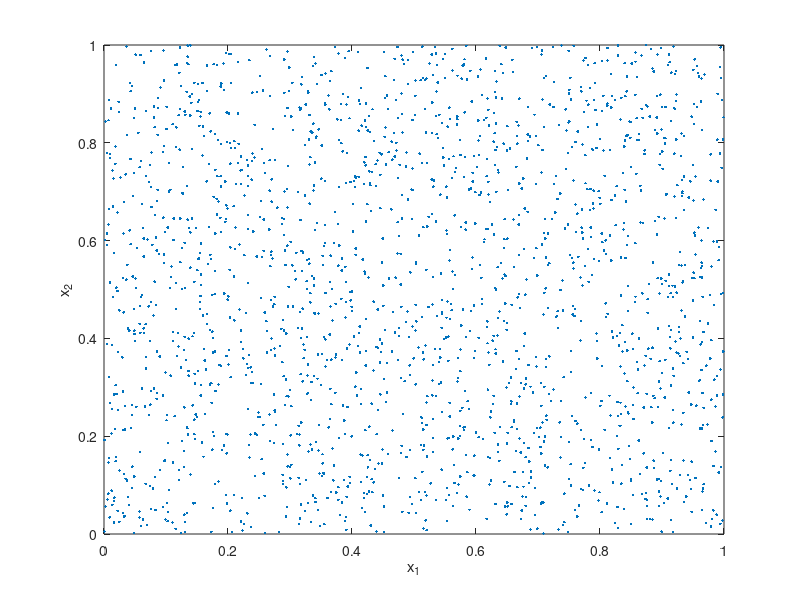
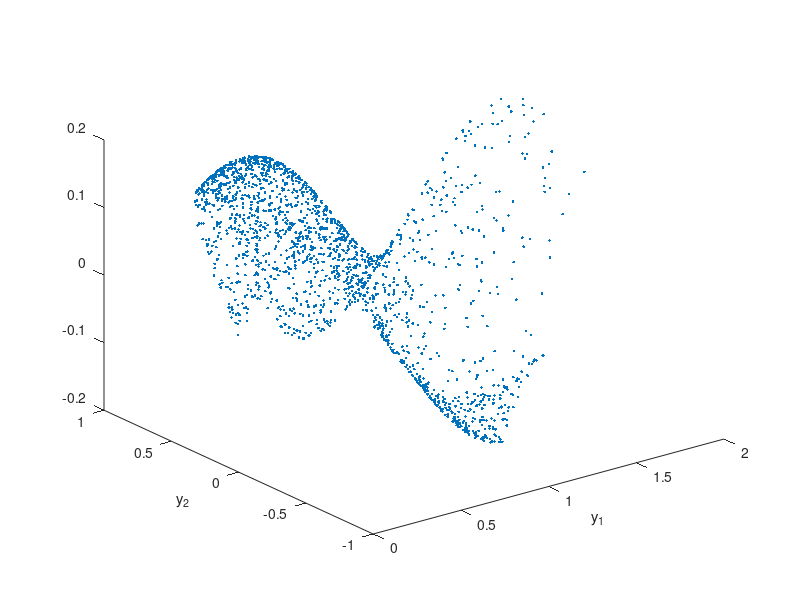

These charts were generated, in order, by the following MATLAB code: (Note: this script raises an error after producing the figures.)
% this code simulates the data from "Non LInear INdependent Component
% Analysis"

clear all
close all

res = '-r300';
fmt = '-djpeg';

rng(321);

%% define parameters

% number of data points
N = 2000;

% dimension
dim = 2;

% number of points in each cloud
Nc = 50;

% dt for clouds
dt1 = 0.01;

%% do simulations

x = rand(N, dim);

alpha = 4;
sin_scale = 0.1;
f = @(x) [x(:,1)+x(:,2).^3 x(:,2)-x(:,1).^3 sin_scale*sin(alpha*(x(:,1)+x(:,2).^3))+sin_scale*sin(alpha*(x(:,2)-x(:,1).^3))];
%f = @(x) [x(:,1) x(:,2) 0.1*sin(alpha*x(:,1))+0.1*sin(alpha*x(:,2))];
y = f(x);

%% plot results

figure;
plot(x(:,1),x(:,2),'.')
xlabel('x_1')
ylabel('x_2')
%print('xdata', fmt, res)

figure;
plot3(y(:,1),y(:,2), y(:, 3),'.')
xlabel('y_1')
ylabel('y_2')
%print('ydata', fmt, res)

%% calculate clouds

xclouds = sqrt(dt1) * randn(Nc, dim, N);
for i=1:N
    xclouds(:,:,i) = repmat(x(i,:), Nc, 1) + xclouds(:,:,i);
end
ind = find(xclouds > 1);
xclouds(ind) = 2 - xclouds(ind);
ind = find(xclouds < 0);
xclouds(ind) = -xclouds(ind);

yclouds = zeros(Nc, 3, N);
for i=1:N
    yclouds(:,:,i) = f(xclouds(:,:,i));
end

%% calculate inverse covariances
[inv_c, ~, ranks] = covariances2(yclouds, dim);
inv_c = inv_c * dt1;

%% NIV
if size(y,1) > 4000
    disp('Too much data; NIV will fail')
    return
end
neigs = 10;
eps = 2*0.005;
%eps = 0;
[V, D, ~] = NIV(y, inv_c, eps, neigs, 0);
V = decouple_dmaps(V);

figure;
scatter(x(:,1),x(:,2),200,V(:,2),'.')
xlabel('x_1')
ylabel('x_2')
%print('xdata_colored_NIV1', fmt, res)

figure;
scatter(x(:,1),x(:,2),200,V(:,3),'.')
xlabel('x_1')
ylabel('x_2')
%print('xdata_colored_NIV2', fmt, res)

figure;
plot(V(:,2),V(:,3),'.')
xlabel('\phi_2')
ylabel('\phi_3')
%print('embedding_niv', fmt, res)

figure;
bar(-2*log(diag(D))/(pi^2 * eps/2))

 
%% dmaps
W = squareform(pdist(y)).^2;
[V, D] = dmaps(W, eps, neigs);
V = decouple_dmaps(V);

figure;
scatter(x(:,1),x(:,2),200,V(:,2),'.')
%print('xdata_colored_DMAPS1', fmt, res)

figure;
scatter(x(:,1),x(:,2),200,V(:,3),'.')
%print('xdata_colored_DMAPS2', fmt, res)

figure;
plot(V(:,2),V(:,3),'.')
xlabel('\phi_2')
ylabel('\phi_3')
%print('embedding_dmaps', fmt, res)

figure;
bar(-2*log(diag(D))/(pi^2 * eps/2))


%% do simulation with noise
dim = 3;
dt2 = dt1 / 100;

z = y;

zclouds = dt2 * randn(Nc, dim, N);
for i=1:N
    zclouds(:,:,i) = zclouds(:,:,i) + yclouds(:,:,i);
end

% calculate inverse covariances
[inv_c, ~, ranks] = covariances2(zclouds, dim);
inv_c = inv_c * dt1;

% NIV
if size(z,1) > 4000
    disp('Too much data; NIV will fail')
    return
end

[V, D, ~] = NIV(z, inv_c, eps, neigs, 0);
V = decouple_dmaps(V);

figure;
scatter(x(:,1),x(:,2),200,V(:,2),'.')
xlabel('x_1')
ylabel('x_2')
%print('xdata_noise1_colored_NIV1', fmt, res)

figure;
scatter(x(:,1),x(:,2),200,V(:,3),'.')
xlabel('x_1')
ylabel('x_2')
%print('xdata_noise1_colored_NIV2', fmt, res)

figure;
plot(V(:,2),V(:,3),'.')
xlabel('\phi_2')
ylabel('\phi_3')
%print('embedding_noise1', fmt, res)

figure;
bar(-2*log(diag(D))/(pi^2 * eps/2))


%% do simulation with noise

dt2 = dt1 * 100;

z = y;

zclouds = dt2 * randn(Nc, dim, N);
for i=1:N
    zclouds(:,:,i) = zclouds(:,:,i) + yclouds(:,:,i);
end

% calculate inverse covariances
[inv_c, ~, ranks] = covariances2(zclouds, dim);
inv_c = inv_c * dt1;

% NIV
if size(z,1) > 4000
    disp('Too much data; NIV will fail')
    return
end

[V, D, ~] = NIV(z, inv_c, eps, neigs, 0);
V = decouple_dmaps(V);

figure;
scatter(x(:,1),x(:,2),200,V(:,2),'.')
xlabel('x_1')
ylabel('x_2')
%print('xdata_noise2_colored_NIV1', fmt, res)

figure;
scatter(x(:,1),x(:,2),200,V(:,3),'.')
xlabel('x_1')
ylabel('x_2')
%print('xdata_noise2_colored_NIV2', fmt, res)

figure;
plot(V(:,2),V(:,3),'.')
xlabel('\phi_2')
ylabel('\phi_3')
%print('embedding_noise2', fmt, res)

figure;
bar(-2*log(diag(D))/(pi^2 * eps/2))


return
%%

Nc2 = 100;
nbins = 20;
zhist_clouds = zeros(Nc, nbins * 3, N);
zhist = zeros(N, nbins*3);

for i=1:N
    for j=1:Nc
        samples = repmat(zclouds(j,:, i), Nc2, 1)+ randn(Nc2, 3) * dt2;
        zhist_clouds(j, 1:nbins, i) = hist(samples(:, 1), linspace(0, 2, nbins));
        zhist_clouds(j, nbins+1:2*nbins, i) = hist(samples(:, 2), linspace(-1, 1, nbins));
        zhist_clouds(j, 2*nbins+1:3*nbins, i) = hist(samples(:, 3), linspace(-2*sin_scale, 2*sin_scale, nbins));
    end
    zhist(i, :) = mean(zhist_clouds(:, :, i));
end

% calculate inverse covariances
[inv_c, ~, ranks] = covariances2(zhist_clouds, dim);
inv_c = inv_c * dt1;

% NIV
if size(zhist,1) > 4000
    disp('Too much data; NIV will fail')
    return
end

[V, D, ~] = NIV(zhist, inv_c, eps, neigs, 0);
V = decouple_dmaps(V);

figure;
scatter(x(:,1),x(:,2),200,V(:,2),'.')
xlabel('x_1')
ylabel('x_2')
%print('xdata_noise2_colored_NIV1', fmt, res)

figure;
scatter(x(:,1),x(:,2),200,V(:,3),'.')
xlabel('x_1')
ylabel('x_2')
%print('xdata_noise2_colored_NIV2', fmt, res)

figure;
plot(V(:,2),V(:,3),'.')
xlabel('\phi_2')
ylabel('\phi_3')
%print('embedding_noise2', fmt, res)

    
    

